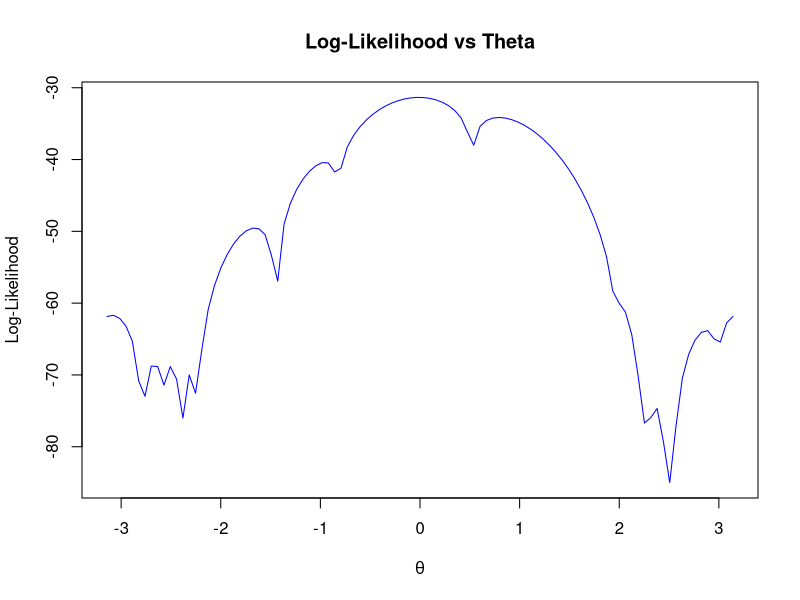

Generate this figure with R:
#Test practice
#Question 1 

# Given data
x <- c(3.91, 4.85, 2.28, 4.06, 3.70, 4.04, 5.46, 3.53, 2.28, 1.96, 
       2.53, 3.88, 2.22, 3.47, 4.82, 2.46, 2.99, 2.54, 0.52, 2.50)
n <- length(x)
theta_vals <- seq(-pi, pi, length.out = 100)  # Generate theta values for plotting

# Define the probability density function (PDF)
pdf_func <- function(x, theta) {
  (1 - cos(x - theta)) / (2 * pi)
}

# Define the log-likelihood function
log_likelihood <- function(theta, x) {
  sum(log(pdf_func(x, theta)))  # Sum log-probabilities
}

# Compute log-likelihood for different theta values
log_likelihood_values <- sapply(theta_vals, log_likelihood, x = x)

# Plot log-likelihood function
plot(theta_vals, log_likelihood_values, type = "l", col = "blue",
     main = "Log-Likelihood vs Theta",
     xlab = expression(theta), ylab = "Log-Likelihood")
